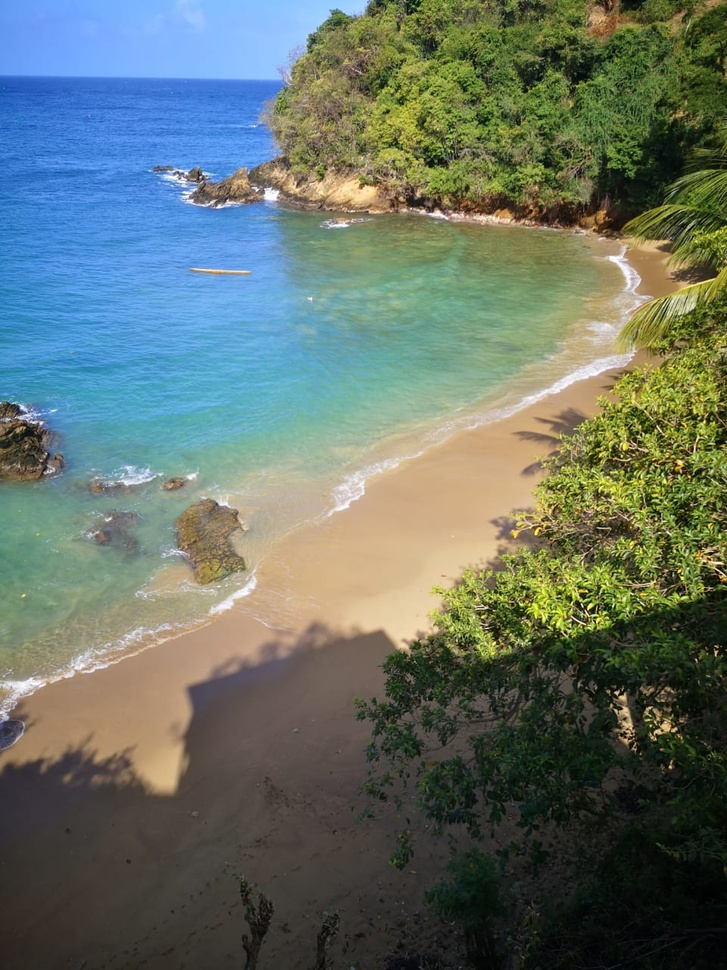
#> input picture files/practice open cv/images/landscape.jpeg, 727 x 970 px, shrunk from 960 x 1280 before the run
$ jupyter execute p5.ipynb
#> lines starting #> are read from the running program, lines starting #| are printed output that depends on the picture
[cell 1]
import cv2
import numpy as np
from matplotlib import pyplot as plt

[cell 2]
def ISF(title='image',image = None , size = 10):
    w , h = image.shape[0] , image.shape[0]
    aspect_ratio = w/h
    plt.figure(figsize=(aspect_ratio*size,size))
    plt.imshow(cv2.cvtColor(image,cv2.COLOR_BGR2RGB))
    plt.title(title)
    plt.show()
image = cv2.imread('images/landscape.jpeg')
#> image is the input picture: shape (970, 727, 3); mean B, G, R 103, 113.5, 101.1
ISF(image=image)

[cell 3]
height , width = image.shape[:2]
#> height = 970; width = 727

quarter_height , quarter_width = height/4 , width/4
#> quarter_height = 242.5; quarter_width = 181.8

[cell 4]
T = np.float32([[1,0,quarter_width],[0,1,quarter_height]])
#> T = [[1, 0, 181.8], [0, 1, 242.5]]

[cell 5]
T
#> Out = [[1, 0, 181.8], [0, 1, 242.5]]

[cell 6]
img_translation = cv2.warpAffine(image,T,(width,height))
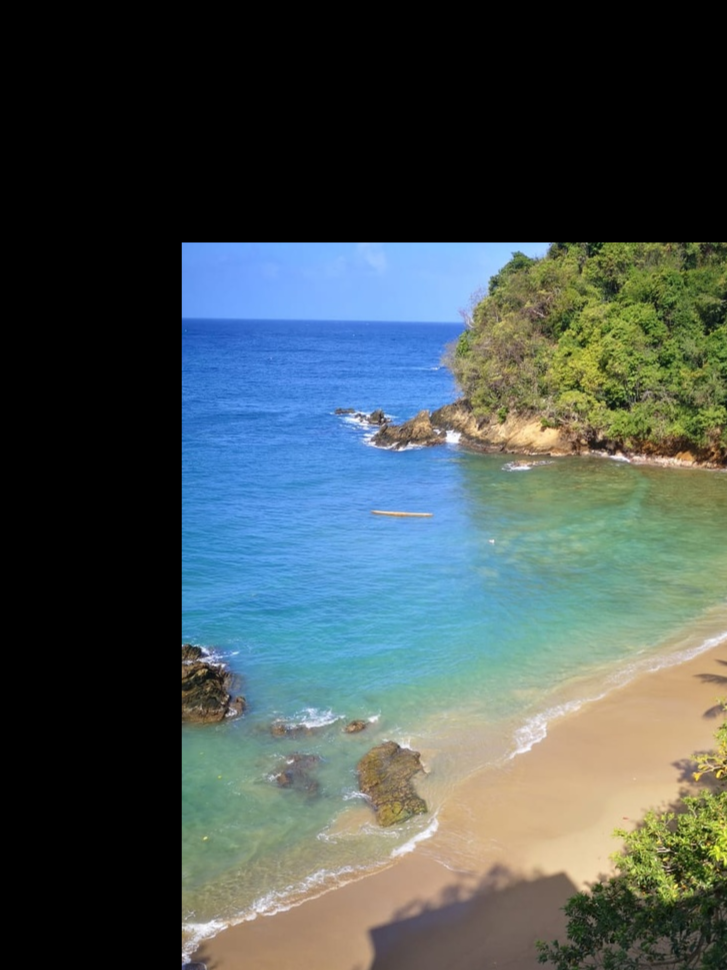
#> img_translation: shape (970, 727, 3); mean B, G, R 82.1, 82.2, 69.9
ISF(image=img_translation)

[cell 7]
rotation_matrix = cv2.getRotationMatrix2D((width/2,height/2),90,0.5)
rotaded_image = cv2.warpAffine(image,rotation_matrix,(width,height))
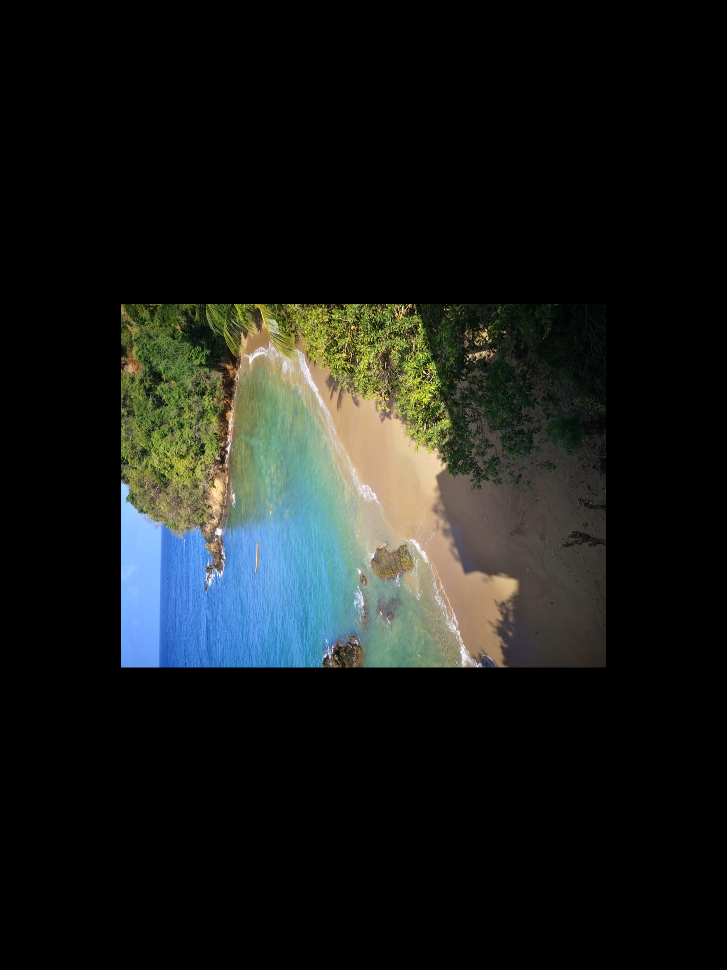
#> rotaded_image: shape (970, 727, 3); mean B, G, R 25.8, 28.5, 25.3
ISF(image=rotaded_image)

[cell 8]
flipped = cv2.flip(image,1)
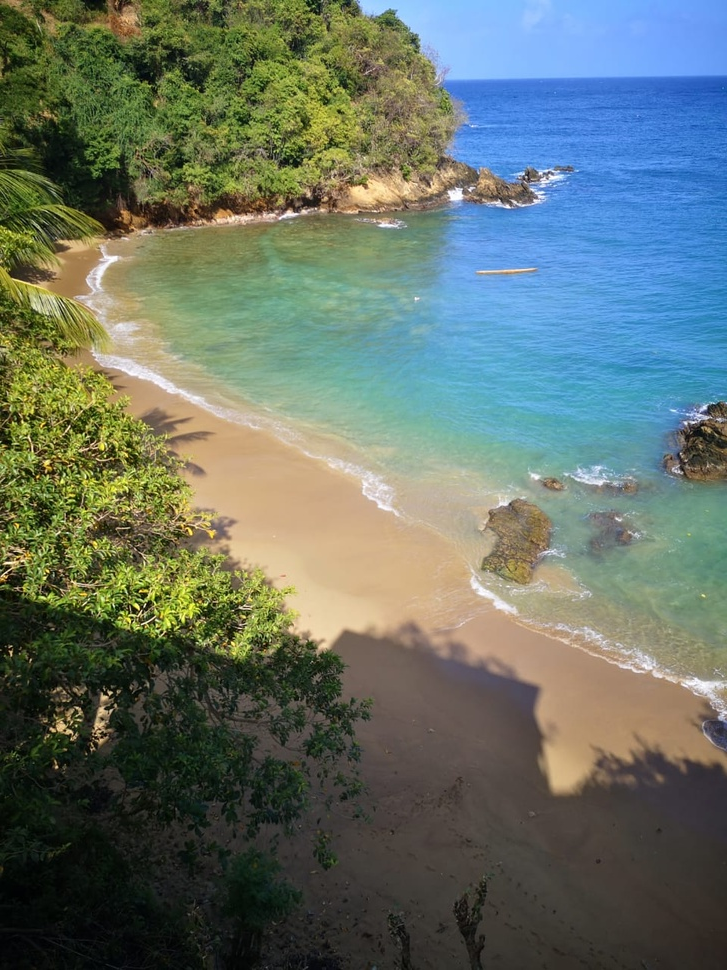
#> flipped: shape (970, 727, 3); mean B, G, R 103, 113.5, 101.1
ISF(image=flipped)

$ run again, with files/practice open cv/images/flower.jpeg copied over files/practice open cv/images/landscape.jpeg
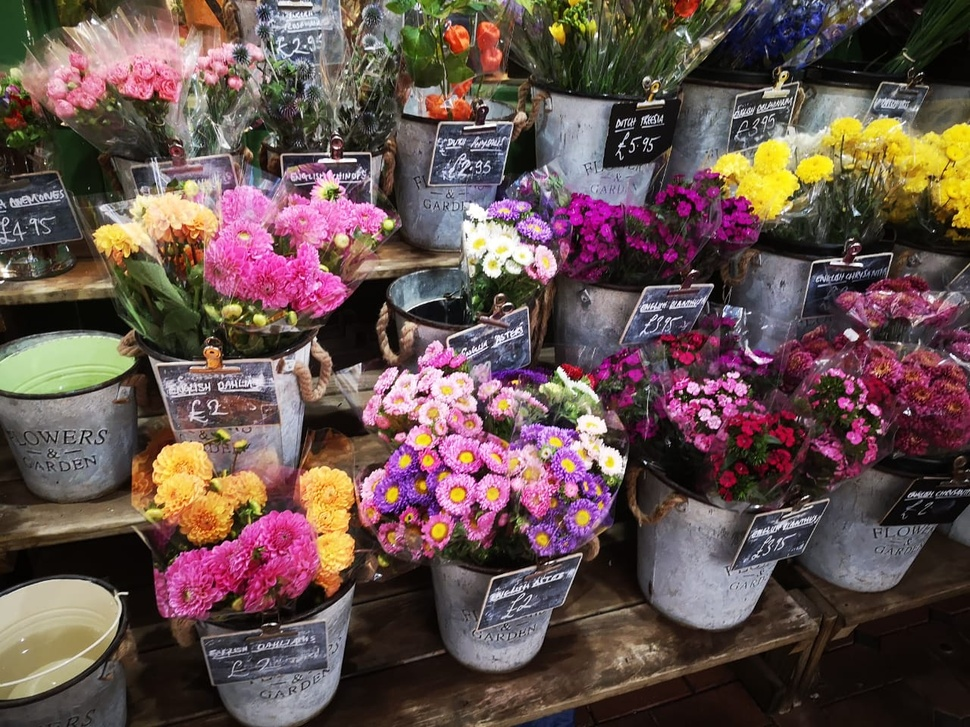
#> input picture files/practice open cv/images/flower.jpeg, 970 x 727 px, shrunk from 1280 x 960 before the run
#> image is the input picture: shape (727, 970, 3); mean B, G, R 78.1, 81.4, 102.3
#> `rotaded_image = cv2.warpAffine(image,rotation_matrix,(width,height))`:
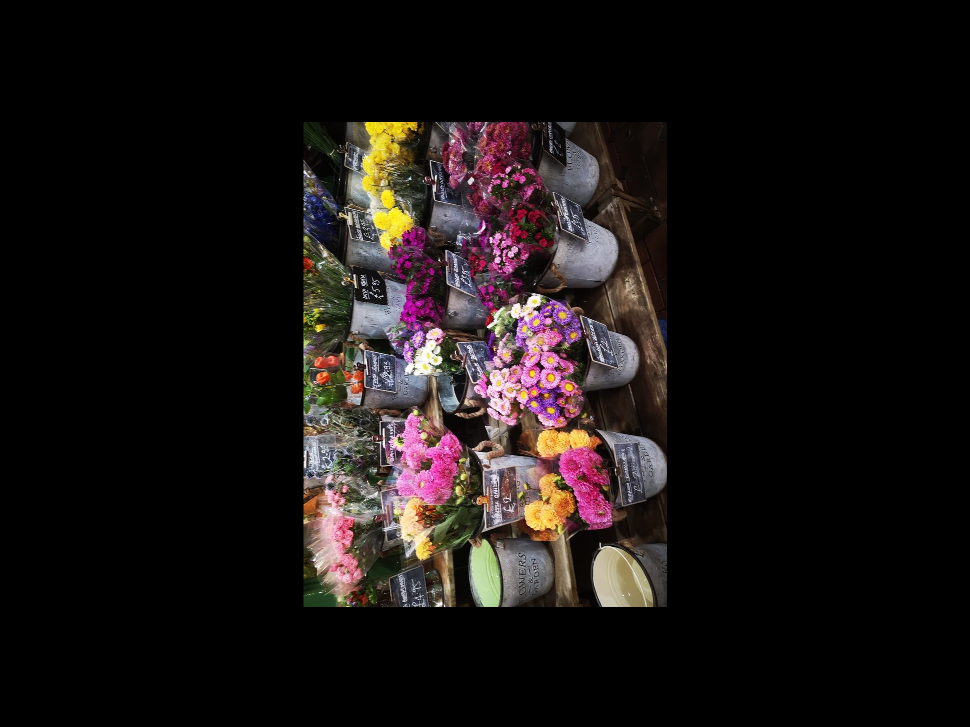
#> rotaded_image: shape (727, 970, 3); mean B, G, R 19.6, 20.4, 25.6
#> `flipped = cv2.flip(image,1)`:
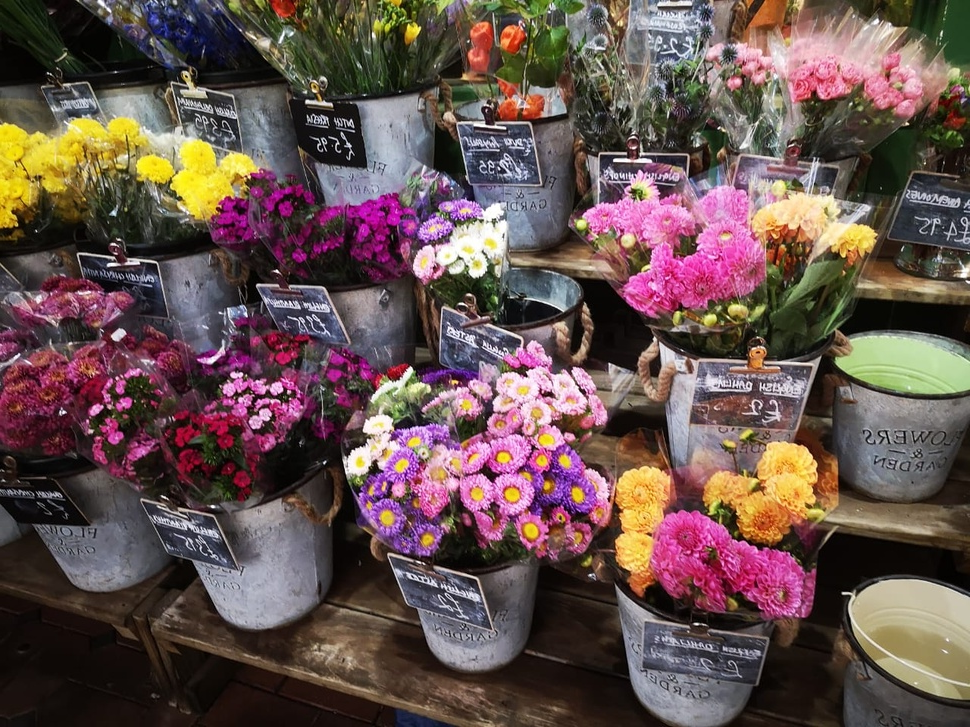
#> flipped: shape (727, 970, 3); mean B, G, R 78.1, 81.4, 102.3

$ run again, with files/practice open cv/images/2.png saved as files/practice open cv/images/landscape.jpeg
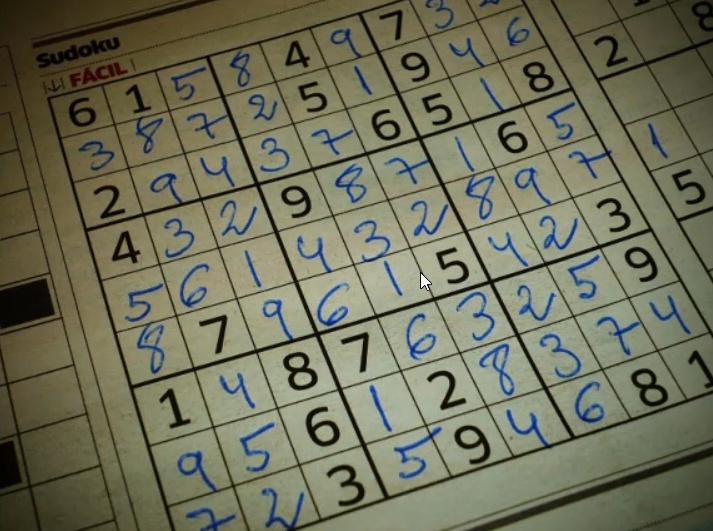
#> input picture files/practice open cv/images/2.png, 713 x 531 px
#> image is the input picture: shape (531, 713, 3); mean B, G, R 89.7, 111.8, 110.8
#> `rotaded_image = cv2.warpAffine(image,rotation_matrix,(width,height))`:
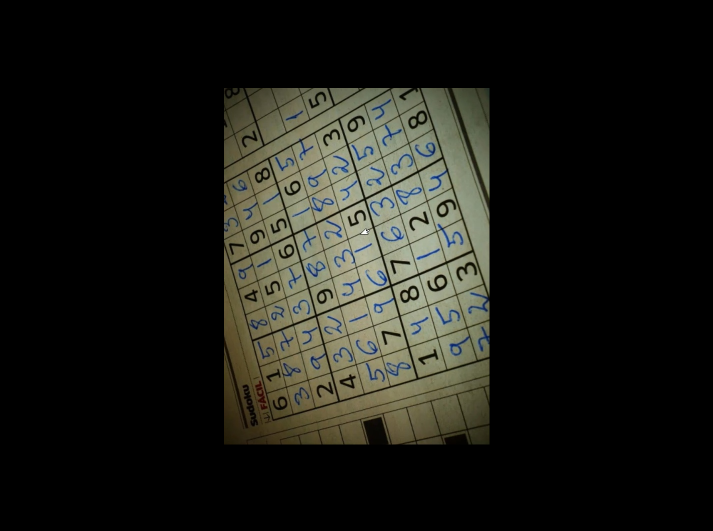
#> rotaded_image: shape (531, 713, 3); mean B, G, R 22.4, 28, 27.7
#> `flipped = cv2.flip(image,1)`:
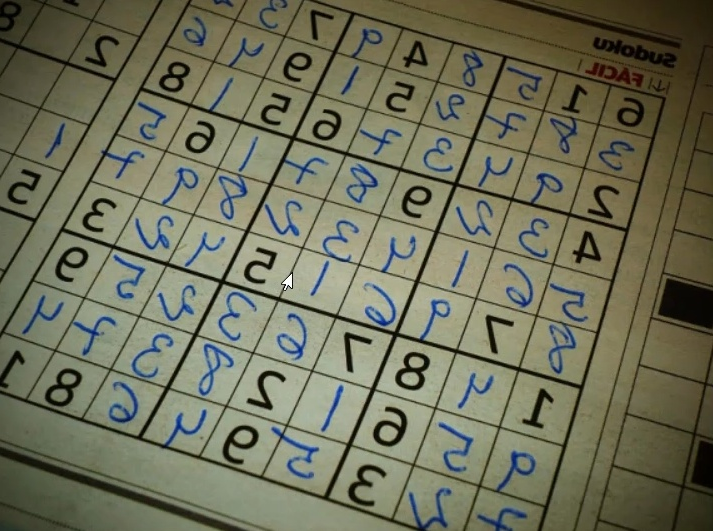
#> flipped: shape (531, 713, 3); mean B, G, R 89.7, 111.8, 110.8
